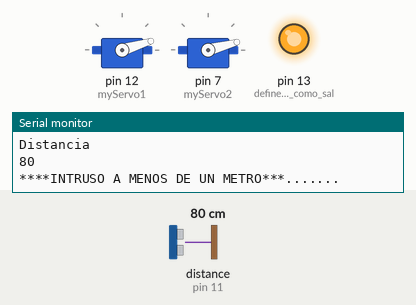
Bench run of a sketch on a simulated Arduino Uno, built with avr-gcc and run on an emulated ATmega328P. On the bench: 2 × servo, output pins drawn as LEDs (lit = HIGH), the last lines printed to the serial monitor. Wiring (inferred from the names in the program): ultrasonic range finder: trigger pin 10; echo pin 11. The test bench sets the inputs (shaded band); at power-on: distance to the obstacle (sensor on pin 11) 80 cm. The echo pulse lasts 58.3 µs per cm; pins used as bus, display or sensor lines are not drawn.

Above: at 1.8 s.
1.9 s: distance to the obstacle (sensor on pin 11) set to 96 cm
6.0 s: distance to the obstacle (sensor on pin 11) set to 106 cm
At 6.9 s:
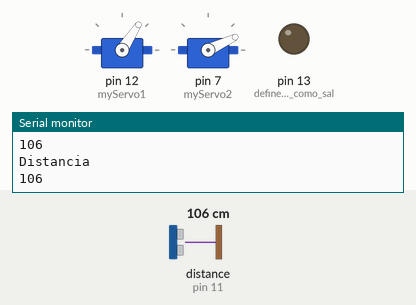
9.5 s: distance to the obstacle (sensor on pin 11) set to 2 cm
At 11.1 s:
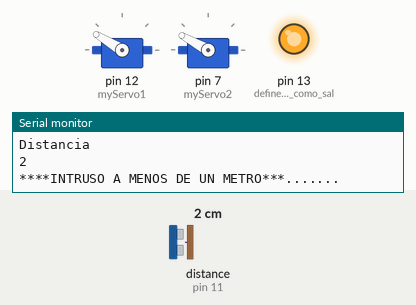
13.6 s: distance to the obstacle (sensor on pin 11) set to 299 cm
At 14.6 s:
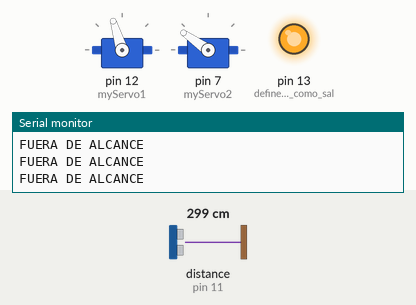
17.1 s: distance to the obstacle (sensor on pin 11) set to 204 cm
21.2 s: distance to the obstacle (sensor on pin 11) set to 199 cm
At 27.86 s:
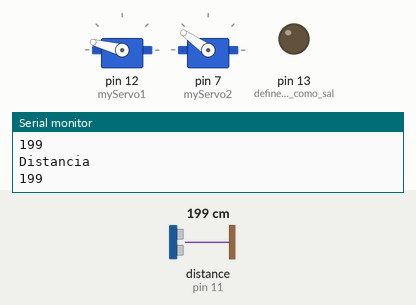
Timing chart, 0 to 28.3 s (numbered marks = the images above; inputs shaded):
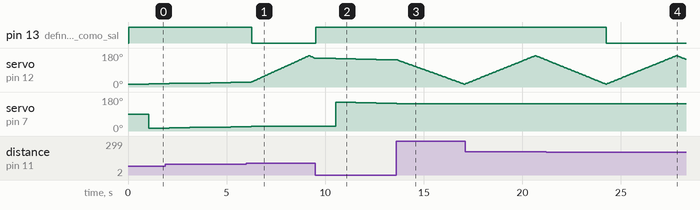

Measured:
- the behaviour switches between 100 and 101 cm on distance to the obstacle (sensor on pin 11) (found by bisection; images 0 and 1)
- the behaviour switches between 200 and 199 cm on distance to the obstacle (sensor on pin 11) (found by bisection; images 3 and 4)
- after the input at 6.0 s, pin 13 (define_el_pin_13_como_sal): HIGH → LOW after 0.29 s; servo on pin 7 (myServo2): goes on until 6.3 s, then stays 25°
- after the input at 9.5 s, pin 13 (define_el_pin_13_como_sal): LOW → HIGH at once; servo on pin 7 (myServo2): 25° → 151° after 1.0 s, → 149° 1.0 s later, → 147° 1.0 s later
- after the input at 13.6 s, servo on pin 7 (myServo2): goes on until 13.6 s, then stays 145°
- after the input at 21.2 s, pin 13 (define_el_pin_13_como_sal): HIGH → LOW after 3.1 s

The sketch:

servosCamUltra.ino
```cpp
// Includes the Servo library
#include <Servo.h>.

#define Pecho 11
#define Ptrig 10
Servo myServo1;
Servo myServo2;


void setup() {
  Serial.begin (9600);      // inicializa el puerto serial a 9600 baudios
  pinMode(Pecho, INPUT);    // define el pin 11 como entrada (echo)
  pinMode(Ptrig, OUTPUT);   // define el pin 10 como salida  (triger)
  pinMode(13,1);            // define el pin 13 como salida LED

  myServo1.attach(12); // Define el pin del servo1
  myServo2.attach(7); // Define el pin del servo2
  }

void loop() {
servoUno();

}
boolean alertaCam(){
  boolean estado;
long distVar=ultraDistancia();
  if (distVar >= 200 || distVar <= 0){  //  si la distancia en mayor a 500cm o menor a 0cm
    Serial.println("FUERA DE ALCANCE");// no mide nada
    estado=false;
  }
  else {
    Serial.println("Distancia");
    Serial.println(distVar);                //  envia el valor de la distancia por el puerto serial
    digitalWrite(13,0);                     // en bajo el pin 13
    estado=false;
    }

  if (distVar <= 100 && distVar >= 1){
    digitalWrite(13, 1);                    // en alto el pin 13 si ladistancia es menor a 10cms
    Serial.println("****INTRUSO A MENOS DE UN METRO***.......");
    estado=true;
    delay(1000);
    Serial.print(distVar);                //  envia el valor de la distancia por el puerto serial
    Serial.println("cm"); // envia la palabra Alarma por el puerto serial
    }
    delay(5);
    return estado;
}


void muestraDatos(){

long distVar=ultraDistancia();
  if (distVar >= 500 || distVar <= 0){  //  si la distancia en mayor a 500cm o menor a 0cm
    Serial.println("FUERA DE ALCANCE");
    Serial.println("FUERA DE ALCANCE");// no mide nada
  }
  else {
    Serial.println("Distancia");
    Serial.print(distVar);                //  envia el valor de la distancia por el puerto serial
    Serial.println("cm");                   // le coloca a la distancia los centimetros "cm"
    digitalWrite(13,0);                     // en bajo el pin 13
    }

  if (distVar <= 100 && distVar >= 1){
    digitalWrite(13, 1);                    // en alto el pin 13 si ladistancia es menor a 10cms
    Serial.println("Alarma.......");
    Serial.print(distVar);                //  envia el valor de la distancia por el puerto serial
    Serial.println("cm"); // envia la palabra Alarma por el puerto serial
    }
    delay(5);
}

long ultraDistancia(){
  long duracion, distancia;
  digitalWrite(Ptrig, LOW);
  delayMicroseconds(2);
  digitalWrite(Ptrig, HIGH); //  genera el pulso de triger por 10ms
  delayMicroseconds(10);
  digitalWrite(Ptrig, LOW);

  duracion = pulseIn(Pecho, HIGH);
  distancia = (duracion/2) / 29;    // calcula la distancia en centimetros
  return distancia;
}
void servoUno(){
  for(int i=15;i<=165;i=i+2){
  myServo1.write(i);
  delay(30);
  if (alertaCam()==true){
    Serial.println("camara");
    myServo2.write(i);
  }
  }
  for(int i=165;i>15;i=i-2){
  myServo1.write(i);
  delay(30);
  if (alertaCam()==true){
    Serial.println("camara");
    myServo2.write(i);
  }

  }
}
void servoDos(){
  for(int j=15;j<=165;j=j+2){
  myServo2.write(j);
  delay(30);
  }
  for(int j=165;j>15;j=j-2){
  myServo2.write(j);
  }
}
```
